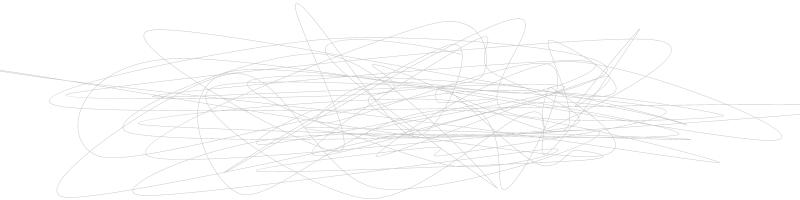
Frame 1 (no input)
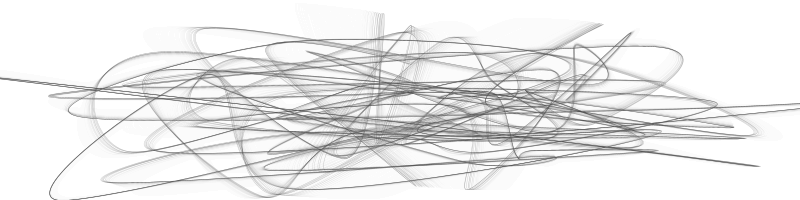
Frame 60 (the mouse pressed at the canvas centre just before this capture)
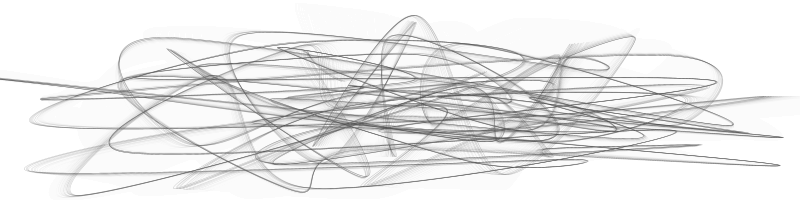
Frame 120 (the mouse held since frame 60 and released just before this capture)

The Processing sketch that drew these frames (run headless with seeded random() and noise(); from frame 60 on, the mouse is pressed at the canvas centre):

// Processing sketch: processing_139885
// ── processing_139885.pde


int n=100;
float[] t=new float[n];
float[] t1=new float[n];

void setup() {
  size(800, 200);
  background(255);
  for (int i=0;i<n;i++) {
    t[i]=random(1000);
    t1[i]=random(1000);
  }
}

void draw() {
  fill(255, 30);
  noStroke();
  rect(0, 0, 800, 200);
  noFill();
  strokeWeight(0.3);
  stroke(0, 60);
  translate(-150, -35);
  scale(1.5);
  //for (int i=0;i<800;i+=20) {
  waveLine();
  // }
}

void waveLine() {
  float[] nt=new float[n];
  float[] nt1=new float[n];
  beginShape(POLYGON);
  for (int i=0;i<n;i++) {
    nt[i]=map(noise(t[i]), 0., 1., 0., height);
    nt1[i]=map(noise(t1[i]), 0., 1., 0., width);
    curveVertex(nt1[i], nt[i]);
    t1[i]=t1[i]+0.0015;
    t[i]=t[i]+0.001;
  }
  endShape();
}
